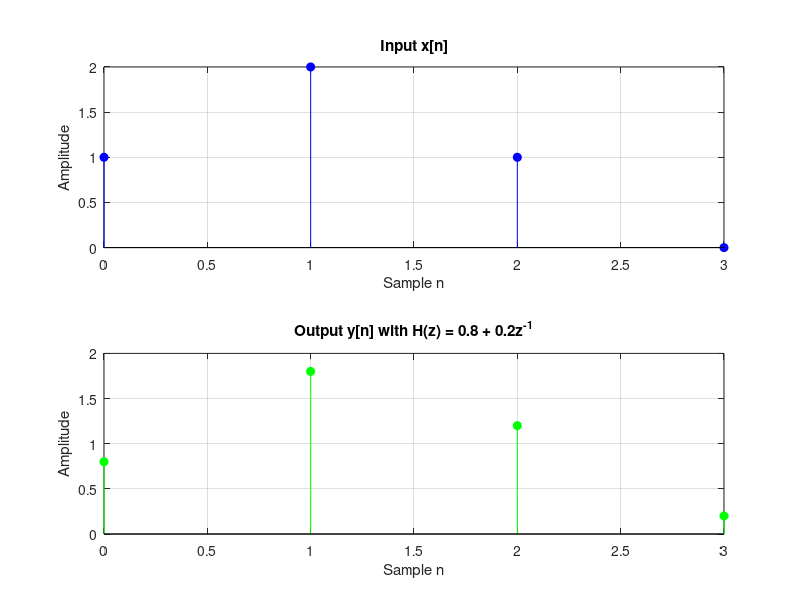
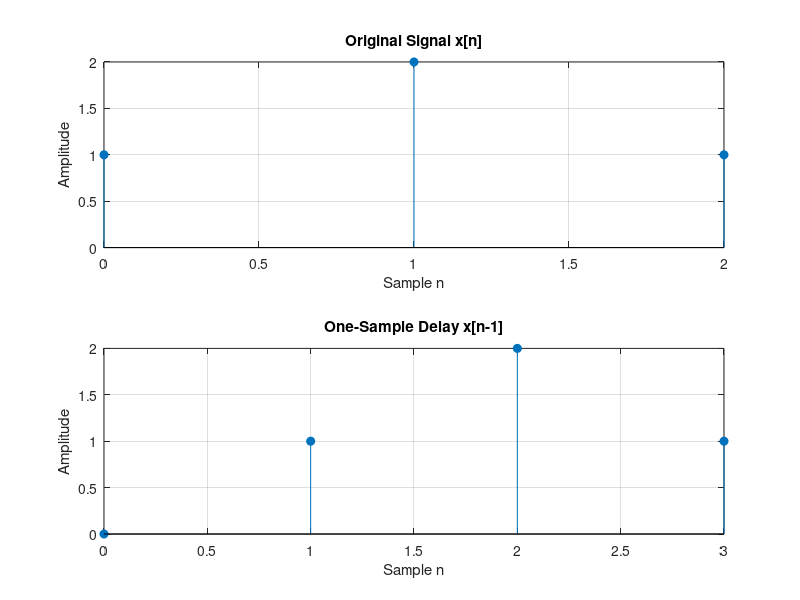
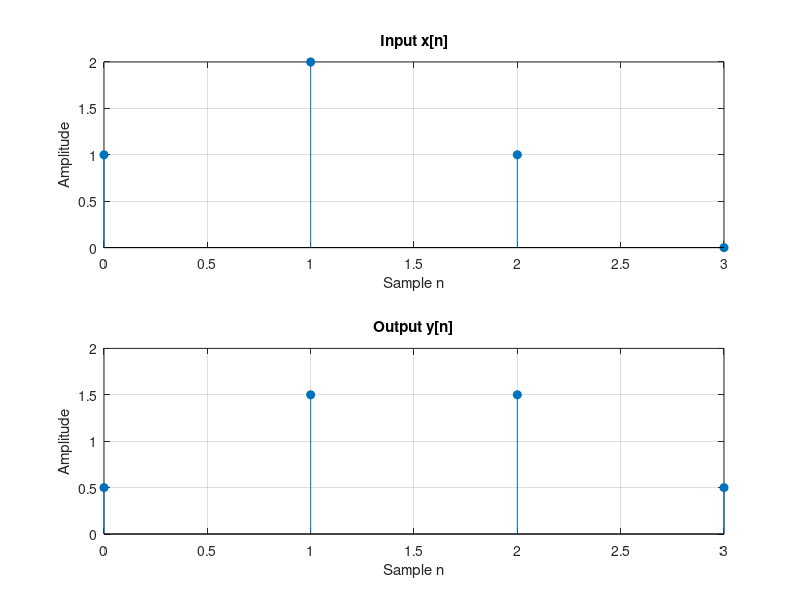

Write MATLAB code to recreate these figures, in order.
clear; clc; close all;

x = [1 2 1];
n = 0:length(x)-1;

% Delay the signal by one sample
xDelayed = [0 x];
nDelayed = 0:length(xDelayed)-1;

figure;
subplot(2,1,1);
stem(n, x, 'filled');
title('Original Signal x[n]');
xlabel('Sample n'); ylabel('Amplitude');
grid on;

subplot(2,1,2);
stem(nDelayed, xDelayed, 'filled');
title('One-Sample Delay x[n-1]');
xlabel('Sample n'); ylabel('Amplitude');
grid on;

% Coefficients of H(z) = 0.5 + 0.5*z^(-1)
b = [0.5 0.5];
a = 1;

% Add one zero to show the final output sample
xInput = [x 0];
y = filter(b, a, xInput);
nOutput = 0:length( y )-1;

figure;
subplot(2,1,1);
stem(nOutput, xInput, 'filled');
title('Input x[n]');
xlabel('Sample n'); ylabel('Amplitude');
grid on;

subplot(2,1,2);
stem(nOutput, y, 'filled');
title('Output y[n]');
xlabel('Sample n'); ylabel('Amplitude');
grid on;

disp('Output samples:');
disp( y ) ;

%% Task 6: A system with updated coefficients
% Coefficients of H(z) = 0.8 + 0.2*z^(-1)
b2 = [0.8 0.2];

y2 = filter(b2, a, xInput);

figure(3);
subplot(2,1,1);
stem(nOutput, xInput, 'filled', 'b');
title('Input x[n]');
xlabel('Sample n'); ylabel('Amplitude');
grid on;

subplot(2,1,2);
stem(nOutput, y2, 'filled', 'g');
title('Output y[n] with H(z) = 0.8 + 0.2z^{-1}');
xlabel('Sample n'); ylabel('Amplitude');
grid on;

disp('--- Task 6: MATLAB Output (Updated Filter) ---');
disp('Output samples y[n]:');
disp(y2);

saveas(gcf, 'part2_filter_updated.png');
